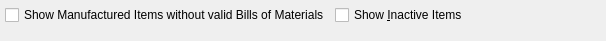
<?xml version="1.0" encoding="UTF-8"?>
<ui version="4.0">
 <comment>This file is part of the xTuple ERP: PostBooks Edition, a free and
open source Enterprise Resource Planning software suite,
Copyright (c) 1999-2011 by OpenMFG LLC, d/b/a xTuple.
It is licensed to you under the Common Public Attribution License
version 1.0, the full text of which (including xTuple-specific Exhibits)
is available at www.xtuple.com/CPAL.  By using this software, you agree
to be bound by its terms.</comment>
 <class>dspUndefinedManufacturedItems</class>
 <widget class="QWidget" name="dspUndefinedManufacturedItems">
  <property name="geometry">
   <rect>
    <x>0</x>
    <y>0</y>
    <width>606</width>
    <height>41</height>
   </rect>
  </property>
  <property name="windowTitle">
   <string>Undefined Manufactured Items</string>
  </property>
  <layout class="QVBoxLayout" name="verticalLayout">
   <property name="spacing">
    <number>0</number>
   </property>
   <item>
    <layout class="QHBoxLayout" name="horizontalLayout">
     <item>
      <widget class="XCheckBox" name="_bom">
       <property name="sizePolicy">
        <sizepolicy hsizetype="Minimum" vsizetype="Minimum">
         <horstretch>0</horstretch>
         <verstretch>0</verstretch>
        </sizepolicy>
       </property>
       <property name="text">
        <string>Show Manufactured Items without valid Bills of Materials</string>
       </property>
       <property name="tristate">
        <bool>false</bool>
       </property>
      </widget>
     </item>
     <item>
      <widget class="XCheckBox" name="_showInactive">
       <property name="text">
        <string>Show &amp;Inactive Items</string>
       </property>
      </widget>
     </item>
     <item>
      <spacer>
       <property name="orientation">
        <enum>Qt::Horizontal</enum>
       </property>
       <property name="sizeType">
        <enum>QSizePolicy::Expanding</enum>
       </property>
       <property name="sizeHint" stdset="0">
        <size>
         <width>0</width>
         <height>20</height>
        </size>
       </property>
      </spacer>
     </item>
    </layout>
   </item>
   <item>
    <spacer>
     <property name="orientation">
      <enum>Qt::Vertical</enum>
     </property>
     <property name="sizeType">
      <enum>QSizePolicy::Expanding</enum>
     </property>
     <property name="sizeHint" stdset="0">
      <size>
       <width>20</width>
       <height>0</height>
      </size>
     </property>
    </spacer>
   </item>
  </layout>
 </widget>
 <layoutdefault spacing="5" margin="5"/>
 <pixmapfunction>qPixmapFromMimeSource</pixmapfunction>
 <customwidgets>
  <customwidget>
   <class>XCheckBox</class>
   <extends>QCheckBox</extends>
   <header>xcheckbox.h</header>
  </customwidget>
 </customwidgets>
 <tabstops>
  <tabstop>_bom</tabstop>
  <tabstop>_showInactive</tabstop>
 </tabstops>
 <resources/>
 <connections/>
</ui>
